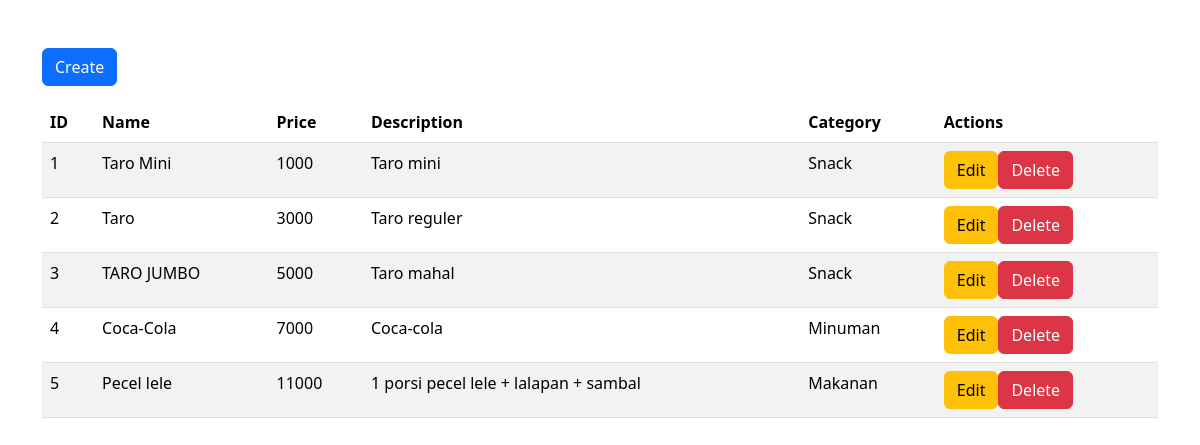
The page / on the database its author committed.
### tables this page shows
CREATE TABLE IF NOT EXISTS `products` (
  `id` int unsigned NOT NULL AUTO_INCREMENT,
  `name` varchar(255) NOT NULL,
  `price` int unsigned NOT NULL DEFAULT '0',
  `description` text,
  `category_id` int unsigned NOT NULL,
  PRIMARY KEY (`id`),
  KEY `fk_products_categories` (`category_id`),
  CONSTRAINT `fk_products_categories` FOREIGN KEY (`category_id`) REFERENCES `categories` (`id`)
);

CREATE TABLE IF NOT EXISTS `categories` (
  `id` int unsigned NOT NULL AUTO_INCREMENT,
  `name` varchar(255) NOT NULL,
  PRIMARY KEY (`id`)
);

### src/database/ProductDAO.php (called while the page is built, shortened)
<?php
class ProductDAO extends Connection
{
  public static function all($withCategory = false)
  {
    $sql = $withCategory
      ? 'SELECT products.id id, products.name name, price, description, category_id, categories.name category_name FROM products JOIN categories ON products.category_id = categories.id'
      : 'SELECT * FROM products';
    $products = self::query($sql);
    return array_map(function ($product) use ($withCategory) {
      return new Product(
        $product['id'],
        $product['name'],
        $product['price'],
        $product['description'],
        $product['category_id'],
        $withCategory ? new Category(
          $product['category_id'],
          $product['category_name']
        ) : null
      );
    }, $products);
  }
}

### src/database/Connection.php (called while the page is built, shortened)
<?php
class Connection
{
  public static function connect($hostname = 'localhost', $database = 'php_crud', $username = 'root', $password = '')
  {
    try {
      $connection = new PDO("mysql:host=$hostname;dbname=$database", $username, $password);
      $connection->setAttribute(PDO::ATTR_ERRMODE, PDO::ERRMODE_EXCEPTION);
      return $connection;
    } catch (PDOException $e) {
      die($e->getMessage());
    }
  }
  public static function query($sql, $params = [])
  {
    try {
      $statement = self::connect()->prepare($sql);
      $statement->execute($params);
      $data = $statement->fetchAll(PDO::FETCH_ASSOC);
      return $data;
    } catch (PDOException $e) {
      die($e->getMessage());
    }
  }
}

### src/models/Product.php (called while the page is built, shortened)
<?php
class Product
{
  private $id, $name, $price, $description, $category_id;
  private $category;
  public function __construct($id, $name, $price, $description, $category_id, $category)
  {
    $this->id = $id;
    $this->name = $name;
    $this->price = $price;
    $this->description = $description;
    $this->category = $category;
  }
  public function getId()
  {
    return $this->id;
  }
  public function getName()
  {
    return $this->name;
  }
  public function getPrice()
  {
    return $this->price;
  }
  public function getDescription()
  {
    return $this->description;
  }
  public function getCategory()
  {
    return $this->category;
  }
}

### src/models/Category.php (called while the page is built, shortened)
<?php
class Category
{
  private $id, $name;
  public function __construct($id, $name)
  {
    $this->name = $name;
  }
  public function getName()
  {
    return $this->name;
  }
}

### index.php (the view, shortened to what this page needs)
<?php
$products = ProductDAO::all(true);
include 'src/templates/header.php';
?>
<div class="container">
  <div class="row">
    <div class="col-md-12">
      <a href="create.php" class="btn btn-primary">Create</a>
      <table class="table table-striped mt-3">
        <thead>
          <tr>
            <th>ID</th>
            <th>Name</th>
            <th>Price</th>
            <th>Description</th>
            <th>Category</th>
            <th>Actions</th>
          </tr>
        </thead>
        <tbody>
          <?php foreach ($products as $product) : ?>
            <tr>
              <td><?= $product->getId() ?></td>
              <td><?= $product->getName() ?></td>
              <td><?= $product->getPrice() ?></td>
              <td><?= $product->getDescription() ?></td>
              <td><?= $product->getCategory()->getName() ?></td>
              <td>
                <div class="d-flex align-items-center">
                  <a href="edit.php?id=<?= $product->getId() ?>" class="btn btn-warning">Edit</a>
                  <form action="process.php" method="POST">
                    <button type="submit" class="btn btn-danger">Delete</button>
                  </form>
                </div>
              </td>
            </tr>
          <?php endforeach ?>
        </tbody>
      </table>
    </div>
  </div>
</div>
<?php include 'src/templates/footer.php' ?>

### src/templates/header.php (shortened to what this page needs)
<!DOCTYPE html>
<html lang="en">
<head>
  <link href="https://cdn.jsdelivr.net/npm/bootstrap@5.3.1/dist/css/bootstrap.min.css" rel="stylesheet">
</head>
<body>
  <main class="mt-5">

### src/templates/footer.php (shortened to what this page needs)
</main>
</body>
</html>

### rows shown on the page
products: id "1", name "Taro Mini", price "1000", description "Taro mini", category.name "Snack"
products: id "2", name "Taro", price "3000", description "Taro reguler", category.name "Snack"
products: category "3", name "TARO JUMBO", price "5000", description "Taro mahal", category.name "Snack"
products: id "4", name "Coca-Cola", price "7000", description "Coca-cola", category.name "Minuman"
products: id "5", name "Pecel lele", price "11000", description "1 porsi pecel lele + lalapan + sambal", category.name "Makanan"
